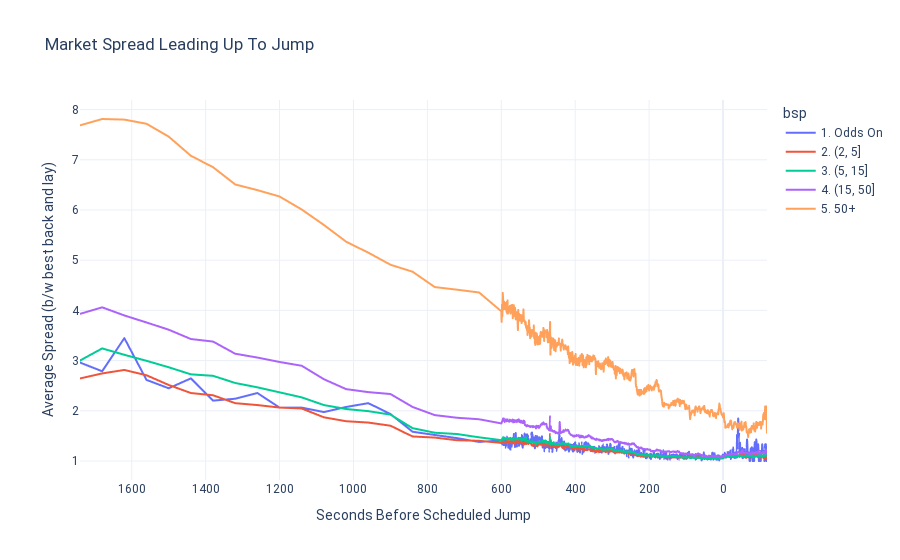

Notebook source saved alongside this figure:
### Markdown cell above
So much the same story as before, the spread tightens pretty dramatically leading all the way up to the jump. Now that we have a measure for market tightness on a selection level we can split it by odds range to see how tightness varies across odds range.

### Code cell
# Market Spread By Odds Group
# _______________________

# Group by odds range
averageMarketSpreadOddsgrp = (
    df[['market_id', 'selection_id', 'bsp','seconds_before_scheduled_jump', 'back_best', 'lay_best']]
    .assign(seconds_before_scheduled_jump_chunk = lambda x: x['seconds_before_scheduled_jump'].apply(chunkSBJ))
    .assign(bsp = lambda x: x['bsp'].apply(chunkBsp))
    .assign(market_spread = lambda x: x.apply(lambda x: bfTickDelta(x.lay_best, x.back_best), axis=1))
    .groupby(["bsp", "seconds_before_scheduled_jump_chunk"], as_index = False)
    .agg({'market_spread': 'mean'})
)

fig_6 = px.line(
    averageMarketSpreadOddsgrp, 
    x='seconds_before_scheduled_jump_chunk', y='market_spread', color = "bsp",
    template='plotly_white',
    title="Market Spread Leading Up To Jump",
    labels = {
        'seconds_before_scheduled_jump_chunk': "Seconds Before Scheduled Jump",
        "market_spread": "Average Spread (b/w best back and lay)"
    }
)
fig_6.update_layout(font_family="Roboto")
fig_6['layout']['xaxis']['autorange'] = "reversed"
fig_6.show()

### Figure 1 — Plotly figure (JSON) as saved in the notebook; plotly's stock layout.template omitted (floating-point values rounded to 4 significant figures; data arrays with more than 128 entries replaced by an {"elided": "..."} marker saying what was removed)
{"data": [{"hovertemplate": "bsp=1. Odds On<br>Seconds Before Scheduled Jump=%{x}<br>Average Spread (b/w best back and lay)=%{y}<extra></extra>", "legendgroup": "1. Odds On", "line": {"color": "#636efa", "dash": "solid"}, "mode": "lines", "name": "1. Odds On", "showlegend": true, "type": "scattergl", "x": {"elided": "739 int values"}, "xaxis": "x", "y": {"elided": "739 float values"}, "yaxis": "y"}, {"hovertemplate": "bsp=2. (2, 5]<br>Seconds Before Scheduled Jump=%{x}<br>Average Spread (b/w best back and lay)=%{y}<extra></extra>", "legendgroup": "2. (2, 5]", "line": {"color": "#EF553B", "dash": "solid"}, "mode": "lines", "name": "2. (2, 5]", "showlegend": true, "type": "scattergl", "x": {"elided": "739 int values"}, "xaxis": "x", "y": {"elided": "739 float values"}, "yaxis": "y"}, {"hovertemplate": "bsp=3. (5, 15]<br>Seconds Before Scheduled Jump=%{x}<br>Average Spread (b/w best back and lay)=%{y}<extra></extra>", "legendgroup": "3. (5, 15]", "line": {"color": "#00cc96", "dash": "solid"}, "mode": "lines", "name": "3. (5, 15]", "showlegend": true, "type": "scattergl", "x": {"elided": "739 int values"}, "xaxis": "x", "y": {"elided": "739 float values"}, "yaxis": "y"}, {"hovertemplate": "bsp=4. (15, 50]<br>Seconds Before Scheduled Jump=%{x}<br>Average Spread (b/w best back and lay)=%{y}<extra></extra>", "legendgroup": "4. (15, 50]", "line": {"color": "#ab63fa", "dash": "solid"}, "mode": "lines", "name": "4. (15, 50]", "showlegend": true, "type": "scattergl", "x": {"elided": "739 int values"}, "xaxis": "x", "y": {"elided": "739 float values"}, "yaxis": "y"}, {"hovertemplate": "bsp=5. 50+<br>Seconds Before Scheduled Jump=%{x}<br>Average Spread (b/w best back and lay)=%{y}<extra></extra>", "legendgroup": "5. 50+", "line": {"color": "#FFA15A", "dash": "solid"}, "mode": "lines", "name": "5. 50+", "showlegend": true, "type": "scattergl", "x": {"elided": "739 int values"}, "xaxis": "x", "y": {"elided": "739 float values"}, "yaxis": "y"}], "layout": {"font": {"family": "Roboto"}, "legend": {"title": {"text": "bsp"}, "tracegroupgap": 0}, "title": {"text": "Market Spread Leading Up To Jump"}, "xaxis": {"anchor": "y", "autorange": "reversed", "domain": [0, 1], "title": {"text": "Seconds Before Scheduled Jump"}}, "yaxis": {"anchor": "x", "domain": [0, 1], "title": {"text": "Average Spread (b/w best back and lay)"}}}}
